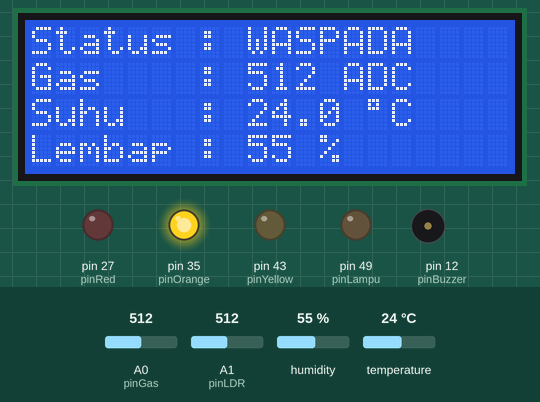
Simulated run of this sketch. Board: Arduino Mega 2560, built with avr-gcc and run on an emulated ATmega2560. Shown: 20×4 character LCD, output pins drawn as LEDs (lit = HIGH), buzzer (waves = sounding). The test bench sets the inputs (shaded band); at power-on: A0 (pinGas) = 512, temperature 24 °C, A1 (pinLDR) = 512, humidity 55 %. What the sketch prints to the serial monitor is not drawn.

Above: at 4.3 s.
4.4 s: A0 (pinGas) set to 687
At 6.05 s:
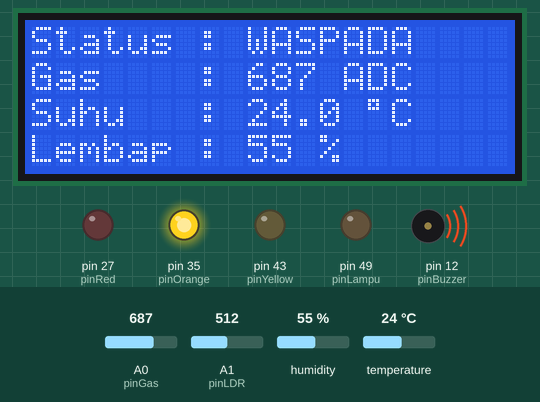
6.1 s: A0 (pinGas) set to 717
At 6.72 s:
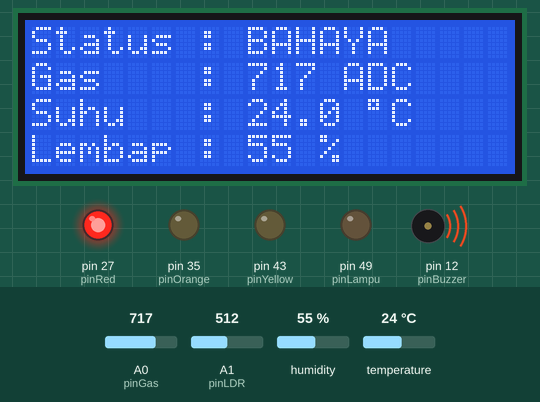
8.0 s: A0 (pinGas) set to 306
At 8.7 s:
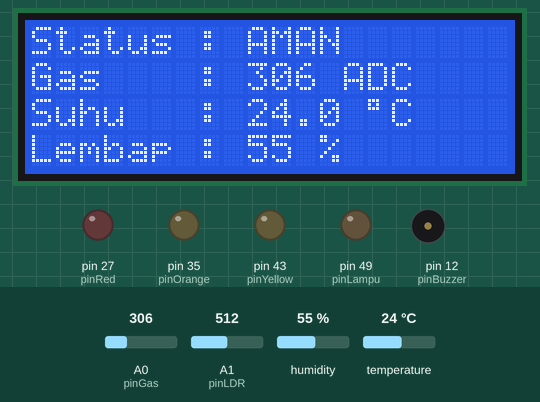
9.7 s: temperature set to 36.5 °C
At 11.9 s:
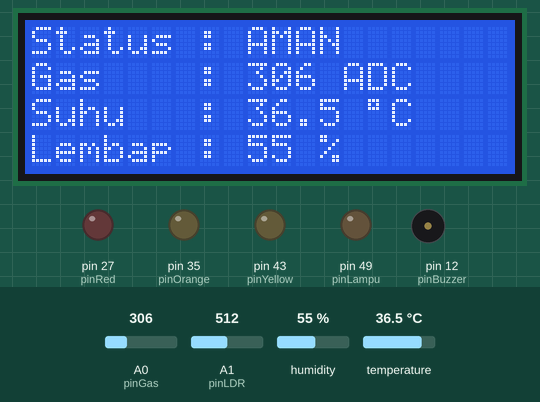
13.0 s: temperature set to 37.6 °C
At 14.8 s:
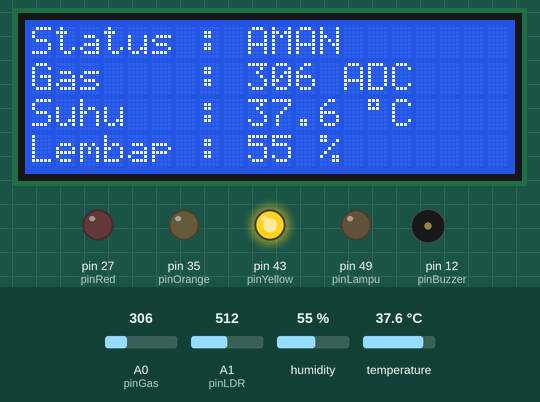
16.0 s: A1 (pinLDR) set to 711
17.5 s: A1 (pinLDR) set to 732
At 18.4 s:
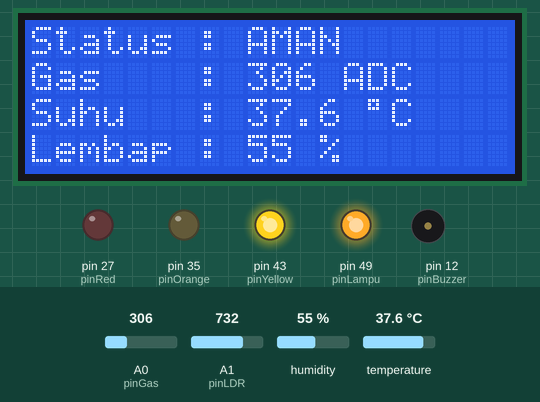
Timing chart, 0 to 21.8 s (numbered marks = the images above; inputs shaded):
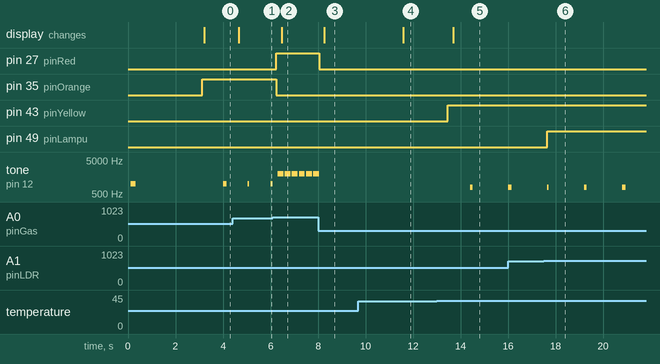

The sketch:

perangkat_keselamatan_tambang.ino
```cpp
/*
 * Perangkat Keselamatan Pekerja Tambang (Wearable)
 * Mikrokontroler : Arduino Mega 2560
 * Sensor         : MQ-2 (gas), DHT22 (suhu dan kelembapan), LDR (cahaya)
 * Aktuator       : LCD 20x4 I2C, LED merah/oranye/kuning/putih, buzzer
 * Simulator      : Wokwi
 * Penulis        : Mohamad Hafiz Sabar
 * Lisensi        : MIT
 *
 * Library: LiquidCrystal I2C, DHT sensor library, Adafruit Unified Sensor
 *
 * Catatan: prototipe edukasi. Bukan alat keselamatan bersertifikasi.
 */

#include <Wire.h>
#include <LiquidCrystal_I2C.h>
#include <DHT.h>

#define NAMA  "[Nama]"
#define NIM   "[ID]"

// ===== UKURAN LCD =====
const int LCD_KOLOM = 20;
const int LCD_BARIS = 4;

// inisialisasi alamat I2C LCD (0x27) untuk wokwi
LiquidCrystal_I2C lcd(0x27, LCD_KOLOM, LCD_BARIS);

// ===== KONFIGURASI PIN (ubah di sini untuk maintenance) =====
const int pinGas    = A0;   // MQ-2 AOUT
const int pinLDR    = A1;   // LDR AO
const int pinDHT22  = 19;   // DHT22 SDA (data)
const int pinRed    = 27;   // LED merah   (gas BAHAYA)
const int pinOrange = 35;   // LED oranye  (gas WASPADA)
const int pinYellow = 43;   // LED kuning  (PANAS)
const int pinLampu  = 49;   // LED putih   (lampu)
const int pinBuzzer = 12;   // Buzzer
// LCD I2C di Mega: SDA = 20, SCL = 21 (pin tetap)

DHT dht(pinDHT22, DHT22);   // objek dht, tipe sensor DHT22

// ===== PARAMETER =====
const int GAS_WASPADA    = 400;     // gas >= ini -> WASPADA
const int GAS_BAHAYA     = 700;     // gas >= ini -> BAHAYA

const int CAHAYA_GELAP   = 300;     // cahaya < ini -> lampu penerang ON
const int CAHAYA_TERANG  = 700;     // cahaya > ini -> lampu penerang boleh OFF
const bool LDR_TERBALIK  = true;    // true jika nilai LDR makin BESAR saat makin GELAP

// Aturan PANAS (dua syarat), TANPA histeresis agar LED kuning langsung mengikuti kondisi:
//   PANAS jika  suhu >= SUHU_MUTLAK
//        ATAU   (suhu >= SUHU_LEMBAP DAN kelembapan >= RH_TINGGI)
const float SUHU_MUTLAK  = 37.0;    // suhu kering ekstrem, selalu PANAS
const float SUHU_LEMBAP  = 30.0;    // suhu minimal untuk syarat "panas + lembap"
const float RH_TINGGI    = 80.0;    // kelembapan minimal untuk syarat "panas + lembap"

// Buzzer saat PANAS: nyala-mati bergantian dengan interval panjang (ms)
const unsigned long PANAS_BUZZER_NYALA = 100UL;
const unsigned long PANAS_BUZZER_MATI  = 1500UL;
const int           PANAS_BUZZER_NADA  = 800;     // Hz

const unsigned long MIN_LAMPU_NYALA = 5000UL;  // lampu minimal menyala (ms)
const unsigned long INTERVAL_BACA   = 200UL;
const unsigned long INTERVAL_DHT    = 2000UL;  // batas DHT22: maksimal ~0,5 Hz (jangan diperkecil)
const unsigned long INTERVAL_LCD    = 300UL;

// ===== LEVEL GAS =====
enum LevelGas { G_AMAN, G_WASPADA, G_BAHAYA };
LevelGas levelGas = G_AMAN;

// ===== VARIABEL =====
int nilaiGas = 0;               // nilai ADC dari MQ-2
int nilaiCahaya = 0;
float suhu = 0.0;
float lembap = 0.0;
bool dhtOK = false;             // false jika pembacaan DHT22 gagal (NaN)
bool panas = false;             // langsung mengikuti aturan PANAS (tidak tampil di status LCD)
bool lampuGelap = false;        // hasil histeresis cahaya
int frekuensiAktif = 0;         // frekuensi buzzer yang sedang bunyi, 0 = mati
unsigned long waktuLampuNyala = 0;
unsigned long waktuBaca = 0;
unsigned long waktuDHT = 0;
unsigned long waktuLCD = 0;

// ---------- LCD ----------
void tulisBaris(uint8_t baris, String teks) {
  while (teks.length() < LCD_KOLOM) teks += ' ';
  lcd.setCursor(0, baris);
  lcd.print(teks.substring(0, LCD_KOLOM));
}

// Status hanya mengikuti gas. Panas ditandai oleh LED kuning dan beep, bukan teks.
String kondisiStatus() {
  if (levelGas == G_BAHAYA)  return "BAHAYA";
  if (levelGas == G_WASPADA) return "WASPADA";
  return "AMAN";
}

void tampilLCD() {
  // Baris 1: Status
  tulisBaris(0, "Status : " + kondisiStatus());

  // Baris 2: Gas
  tulisBaris(1, "Gas    : " + String(nilaiGas) + " ADC");

  // Baris 3 dan 4: Suhu dan Kelembapan
  // "\xDF" = simbol derajat bawaan LCD HD44780 (tanda kutip dipisah agar huruf C tidak ikut terbaca)
  if (dhtOK) {
    tulisBaris(2, "Suhu   : " + String(suhu, 1) + " \xDF" "C");
    tulisBaris(3, "Lembap : " + String(lembap, 0) + " %");
  } else {
    tulisBaris(2, "Suhu   : ERROR");
    tulisBaris(3, "Lembap : ERROR");
  }
}

// ---------- Sensor ----------
void bacaSensor() {
  nilaiGas = analogRead(pinGas);

  int mentah = analogRead(pinLDR);
  nilaiCahaya = LDR_TERBALIK ? (1023 - mentah) : mentah;

  // Histeresis + waktu minimal menyala
  if (nilaiCahaya < CAHAYA_GELAP && !lampuGelap) {
    lampuGelap = true;
    waktuLampuNyala = millis();
  } else if (nilaiCahaya > CAHAYA_TERANG && lampuGelap &&
             millis() - waktuLampuNyala > MIN_LAMPU_NYALA) {
    lampuGelap = false;
  }

  // Level gas
  if (nilaiGas >= GAS_BAHAYA)       levelGas = G_BAHAYA;
  else if (nilaiGas >= GAS_WASPADA) levelGas = G_WASPADA;
  else                              levelGas = G_AMAN;
}

void bacaDHT() {
  float t = dht.readTemperature();
  float h = dht.readHumidity();

  if (isnan(t) || isnan(h)) {
    dhtOK = false;              // pembacaan gagal
    return;
  }

  dhtOK = true;
  suhu = t;
  lembap = h;

  // Tanpa histeresis: masuk kondisi panas -> langsung ON, keluar -> langsung OFF
  panas = (suhu >= SUHU_MUTLAK) ||
          (suhu >= SUHU_LEMBAP && lembap >= RH_TINGGI);

  // LED kuning diperbarui saat itu juga, tidak menunggu putaran berikutnya
  digitalWrite(pinYellow, panas ? HIGH : LOW);
}

// ---------- Aktuator ----------
// tone()/noTone() hanya dipanggil saat keadaan berubah, bukan di setiap putaran loop
void setBuzzer(int frekuensi) {
  if (frekuensi == frekuensiAktif) return;
  if (frekuensi == 0) noTone(pinBuzzer);
  else tone(pinBuzzer, frekuensi);
  frekuensiAktif = frekuensi;
}

void kendalikanAktuator() {
  // Tiga LED berdiri sendiri, jadi bisa menyala bersamaan tanpa bentrok
  digitalWrite(pinRed,    levelGas == G_BAHAYA  ? HIGH : LOW);
  digitalWrite(pinOrange, levelGas == G_WASPADA ? HIGH : LOW);
  digitalWrite(pinYellow, panas ? HIGH : LOW);

  // Lampu penerang
  digitalWrite(pinLampu, lampuGelap ? HIGH : LOW);

  // Buzzer: ritme ditentukan gas (lebih mendesak); jika gas aman, panas berkedip pelan
  if (levelGas == G_BAHAYA)       setBuzzer(millis() % 300 < 150 ? 2000 : 0);   // cepat dan keras
  else if (levelGas == G_WASPADA) setBuzzer(millis() % 1000 < 100 ? 1000 : 0);  // beep pelan
  else if (panas)                 setBuzzer(millis() % (PANAS_BUZZER_NYALA + PANAS_BUZZER_MATI)
                                            < PANAS_BUZZER_NYALA ? PANAS_BUZZER_NADA : 0);
  else                            setBuzzer(0);
}

void setup() {
  Serial.begin(9600);

  //konfigurasi input/output
  pinMode(pinRed, OUTPUT);
  pinMode(pinOrange, OUTPUT);
  pinMode(pinYellow, OUTPUT);
  pinMode(pinLampu, OUTPUT);
  pinMode(pinBuzzer, OUTPUT);

  dht.begin();

  // inisialisasi lcd
  lcd.init();
  lcd.backlight();

  // Nama dan NIM di awal
  tulisBaris(0, "Nama:");
  tulisBaris(1, NAMA);
  tulisBaris(2, NIM);
  tone(pinBuzzer, 1000, 200);
  delay(3000);
  lcd.clear();
}

void loop() {
  if (millis() - waktuBaca >= INTERVAL_BACA) {
    waktuBaca = millis();
    bacaSensor();
  }

  if (millis() - waktuDHT >= INTERVAL_DHT) {
    waktuDHT = millis();
    bacaDHT();
  }

  kendalikanAktuator();

  if (millis() - waktuLCD >= INTERVAL_LCD) {
    waktuLCD = millis();
    tampilLCD();

    // Serial Monitor: data lengkap untuk kalibrasi ambang
    Serial.print("Gas(ADC): ");     Serial.print(nilaiGas);
    Serial.print(" | Cahaya: ");    Serial.print(nilaiCahaya);
    if (dhtOK) {
      Serial.print(" | Suhu: ");    Serial.print(suhu, 1);
      Serial.print(" C | RH: ");    Serial.print(lembap, 0);
      Serial.print("%");
    } else {
      Serial.print(" | DHT22: ERROR");
    }
    Serial.print(" | Panas: ");     Serial.print(panas ? "YA" : "TIDAK");
    Serial.print(" | Lampu: ");     Serial.print(lampuGelap ? "ON" : "OFF");
    Serial.print(" | Status: ");    Serial.println(kondisiStatus());
  }
}
```

Measured:
- the behaviour switches between 699 and 700 on A0 (pinGas) (found by bisection; images 1 and 2)
- the behaviour switches between 36.9 and 37 °C on temperature (found by bisection; images 4 and 5)
- the behaviour switches between 723 and 724 on A1 (pinLDR) (found by bisection; images 5 and 6)
- after the input at 4.4 s, the display: changes after 0.26 s (image 1)
- after the input at 6.1 s, pin 27 (pinRed): LOW → HIGH after 0.15 s; pin 35 (pinOrange): HIGH → LOW after 0.15 s; the display: changes after 0.36 s (image 2)
- after the input at 8.0 s, pin 27 (pinRed): HIGH → LOW after 0.05 s; tone on pin 12 (pinBuzzer): goes on until 8.0 s, then stays silent; the display: changes after 0.26 s (image 3)
- after the input at 9.7 s, the display: changes after 1.9 s (image 4)
- after the input at 13.0 s, pin 43 (pinYellow): LOW → HIGH after 0.45 s; tone on pin 12 (pinBuzzer): silent → 800 Hz after 1.4 s, → silent 0.10 s later; the display: changes after 0.68 s (image 5)
- after the input at 17.5 s, pin 49 (pinLampu): LOW → HIGH after 0.15 s
